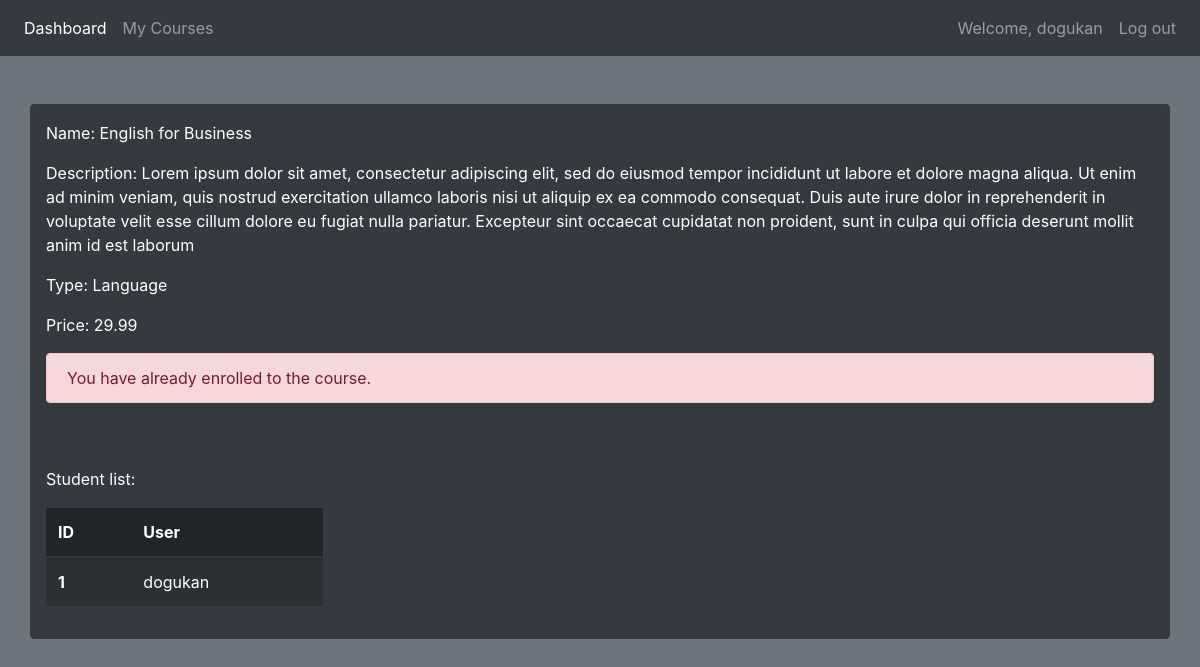
The app's page /course/1 (signed in) with its own data.
### courses/models.py (models this page shows, shortened)
class Course(models.Model):
    DANCE = "Dance"
    PROG = "Programming"
    LANG = "Language"
    TYPES = [
        (DANCE, "Dance"),
        (PROG, "Programming"),
        (LANG, "Language"),
    ]
    name = models.CharField(max_length=100)
    desc = models.TextField()
    type = models.CharField(max_length=15, choices=TYPES, default=DANCE)
    due_date = models.DateTimeField()
    active = models.BooleanField(default=True)
    price = models.DecimalField(max_digits=5, decimal_places=2)
    students = models.ManyToManyField(User, blank=True)
    @property
    def is_past_due(self):
        return timezone.now() > self.due_date

### courses/views.py (the view)
# urls.py: path('course/<str:pk>', views.course_detail, name='course_detail'),
@login_required(login_url='login')
def course_detail(request, pk):
    cd = Course.objects.get(id=pk)
    students = cd.students.all()
    is_already_enrolled = False
    for student in students:
        if student == request.user:
            is_already_enrolled = True
    context = {
        'cd':cd,
        'students':students,
        'is_already_enrolled': is_already_enrolled,
    }
    return render(request, 'courses/course_detail.html', context)

### courses/templates/courses/course_detail.html
{% extends 'courses/base.html' %}
{% block content %}
<div class="container mt-5 py-3 border border-dark rounded bg-dark text-white">
    <p>Name: {{ cd.name }}</p>
    <p>Description: {{ cd.desc }}</p>
    <p>Type: {{ cd.type }}</p>
    <p>Price: {{ cd.price }}</p>
    {% if cd.is_past_due %}
    <p>Registration to this course has ended.</p>
    <p><a href="{% url 'dashboard' %}">See other courses</a></p>
    {% elif is_already_enrolled %}
    <div class="alert alert-danger" role="alert">
        You have already enrolled to the course.
      </div>
    {% else %}
    <a class="badge badge-primary text-wrap p-2" href="{% url 'enroll_course' cd.id %}" style="font-size: 20px;">Enroll Now</a>
    {% endif %}
    <br>
    <br>
    <p>Student list:</p>
    {% if students.count == 0 %}
    <p>There is no student currently enrolled to this class.</p>
    {% else %}
    <table class="table table-striped table-dark" style="max-width: 25%;">
        <thead>
            <tr>
                <th scope="col">ID</th>
                <th scope="col">User</th>
            </tr>
        </thead>
        <tbody>
            {% for student in students %}
            <tr>
                <th scope="row">{{ student.id }}</th>
                <td>{{ student }}</td>
            </tr>
            {% endfor %}
        </tbody>
    </table>
    {% endif %}
</div>
{% endblock %}

### courses/templates/courses/base.html (shortened to what this page needs)
{% load static %}
<!doctype html>
<html lang="en">
<head>
  <link rel="stylesheet" href="https://maxcdn.bootstrapcdn.com/bootstrap/4.0.0/css/bootstrap.min.css"
>
</head>
<body class="bg-secondary">
  <nav class="navbar navbar-expand-md navbar-dark bg-dark">
    <div class="navbar-collapse collapse w-100 order-1 order-md-0 dual-collapse2">
        <ul class="navbar-nav mr-auto">
            <li class="nav-item active">
                <a class="nav-link" href="{% url 'dashboard' %}">Dashboard</a>
            </li>
            <li class="nav-item">
                <a class="nav-link" href="{% url 'my_courses' %}">My Courses</a>
            </li>
        </ul>
    </div>
    <div class="navbar-collapse collapse w-100 order-3 dual-collapse2">
        <ul class="navbar-nav ml-auto">
            <li class="nav-item">
              <a class="nav-link" href="">Welcome, {{ request.user }}</a>
            </li>
            <li class="nav-item">
                <a class="nav-link" href="{% url 'logout' %}">Log out</a>
            </li>
        </ul>
    </div>
</nav>
  {% block content %}
  {% endblock %}
</body>
</html>

### records on screen
Course: name "English for Business", desc "Lorem ipsum dolor sit amet, consectetur adipiscing elit, sed do eiusmod tempor incididunt ut labore et dolore magna aliqua. Ut enim ad minim veniam, quis nostrud exercitation ullamco laboris nisi ut aliquip ex ea commodo consequat. Duis aute irure dolor in reprehenderit in voluptate velit esse cillum dolore eu fugiat nulla pariatur. Excepteur sint occaecat cupidatat non proident, sunt in culpa qui officia deserunt mollit anim id est laborum", type "Language", price "29.99"

### other values on screen
{{ request.user }} "dogukan"
{{ student.id }} "1"
{{ student }} "dogukan"
